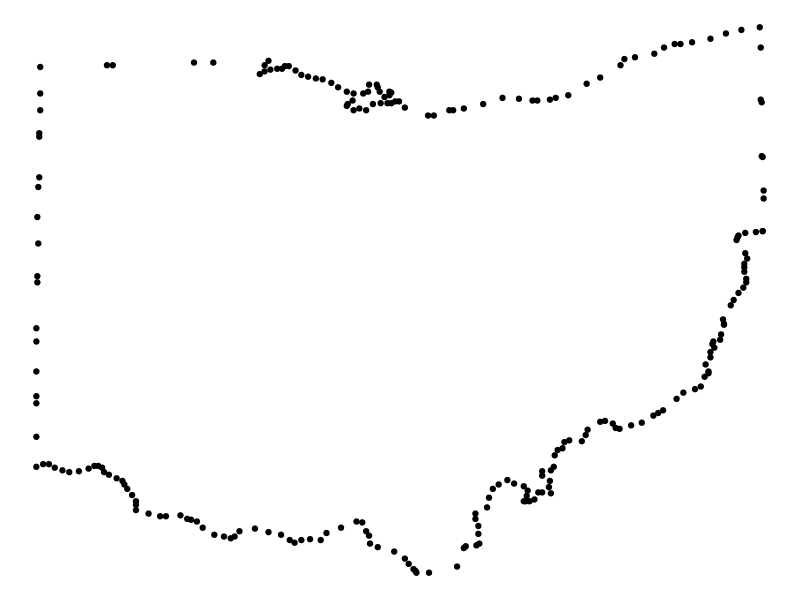
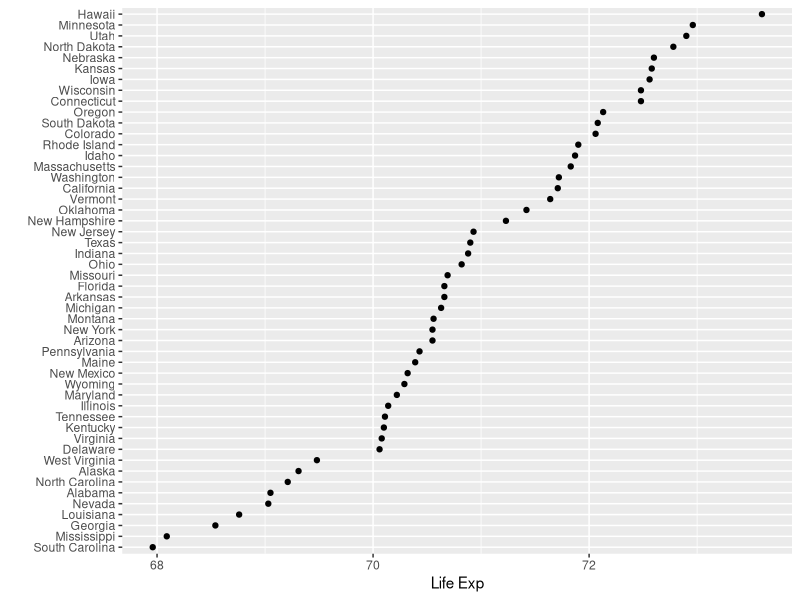
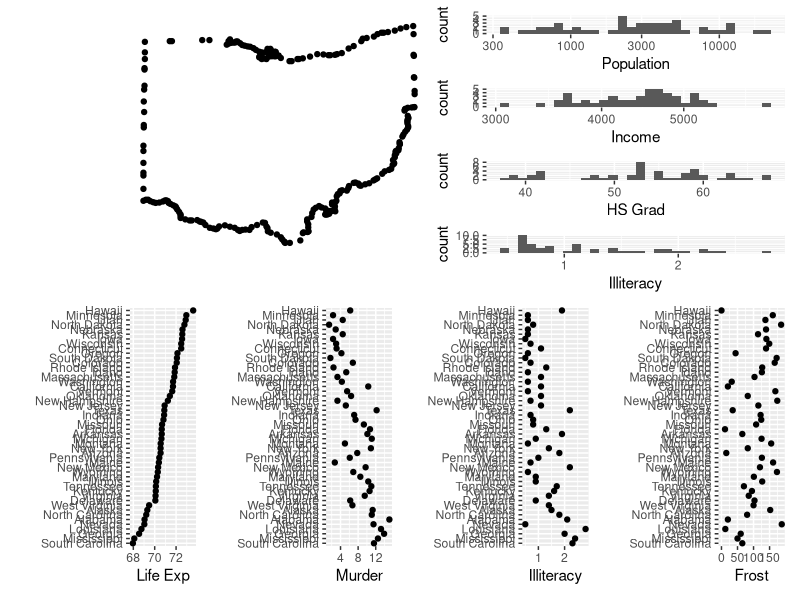
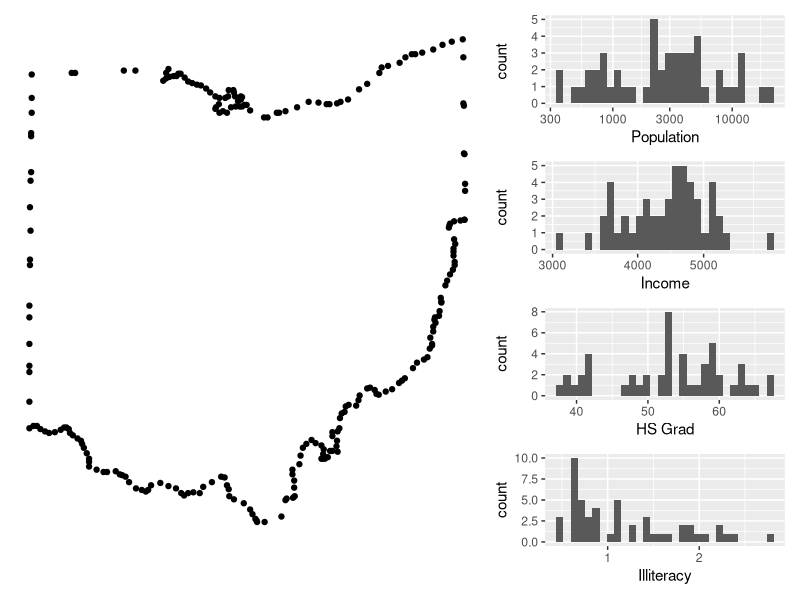
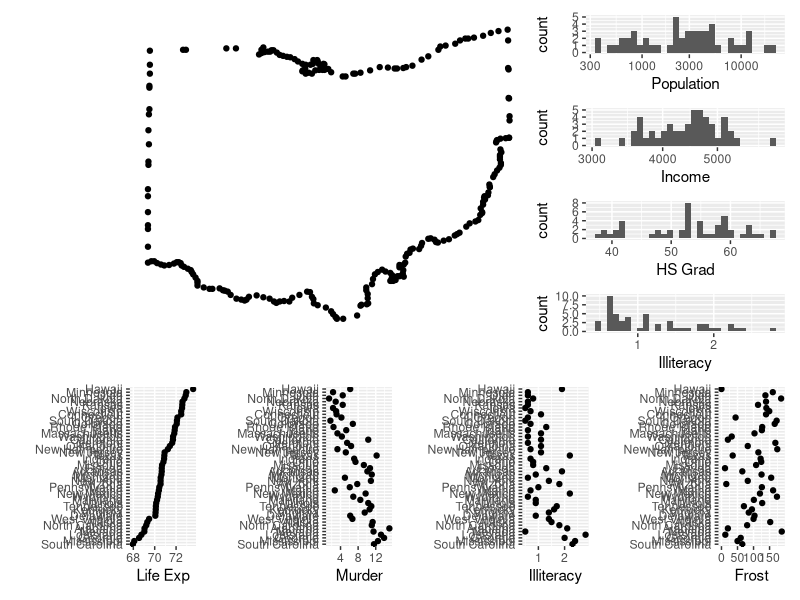

The R source for these figures, in order:
# patchwork-extended-example.R

library(maps)
library(ggplot2)
library(patchwork)

states_map <- map_data("state")

ohio_map <- subset(states_map, states_map$region == "ohio")

GTLEFT <- ggplot(data=ohio_map,
       aes(x=long, y=lat)) +
  geom_point(fill="white", colour="black") +
  theme_void()
GTLEFT

# create a couple of other graphs for exploring patchwork
state.x77.DF <- as.data.frame(state.x77)
state.x77.DF$StateName <- rownames(state.x77)
names(state.x77.DF)

G1R <- ggplot(state.x77.DF,
       aes(x=Population)) +
  geom_histogram() +
  scale_x_log10()

G2R <- ggplot(state.x77.DF,
       aes(x=Income)) +
  geom_histogram() +
  scale_x_log10()

G3R <- ggplot(state.x77.DF,
       aes(x=`HS Grad`)) +
  geom_histogram() 

G4R <- ggplot(state.x77.DF,
       aes(x=Illiteracy)) +
  geom_histogram() 

GB1 <- ggplot(state.x77.DF,
       aes(x=`Life Exp`, y = reorder(StateName,`Life Exp`))) +
  geom_point() +
  labs(y = "")
GB1

GB2 <- ggplot(state.x77.DF,
       aes(x=Murder, y = reorder(StateName,`Life Exp`))) +
  geom_point() +
  labs(y = "")
GB3 <- ggplot(state.x77.DF,
       aes(x=Illiteracy, y = reorder(StateName,`Life Exp`))) +
  geom_point() +
  labs(y = "")
GB4 <- ggplot(state.x77.DF,
       aes(x=Frost, y = reorder(StateName,`Life Exp`))) +
  geom_point() +
  labs(y = "")


GPATCH <- ( GTLEFT | (G1R/G2R/G3R/G4R) ) / (GB1 | GB2 | GB3 | GB4)
GPATCH

#
# can control layouts
# https://patchwork.data-imaginist.com/articles/guides/layout.html

GTOP <- ( GTLEFT | (G1R/G2R/G3R/G4R) ) + plot_layout(widths=c(2,1))
GTOP

GTOP / (GB1 | GB2 | GB3 | GB4) + plot_layout(heights=c(2,1))
